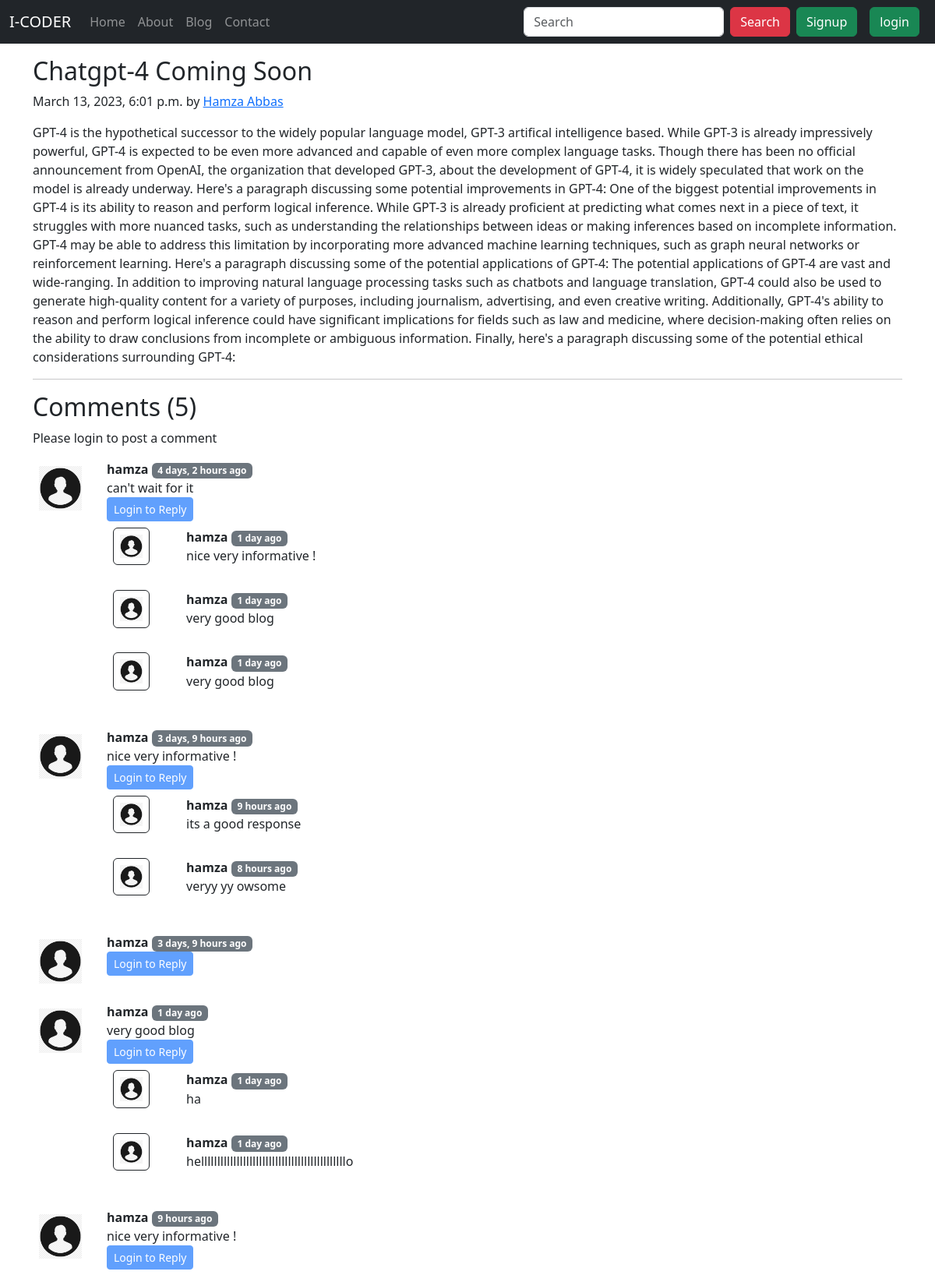
Page /blog/Chapgpt4 on the committed database.
### blog/models.py (models this page shows, shortened)
class Post(models.Model):
    sno=models.AutoField(primary_key=True)
    title=models.CharField(max_length=255)
    author=models.CharField(max_length=14)
    slug=models.CharField(max_length=130)
    timeStamp=models.DateTimeField(blank=True)
    content=models.TextField()

class BlogComment(models.Model):
    sno = models.AutoField(primary_key=True)
    comment = models.TextField()
    user = models.ForeignKey(User,on_delete=models.CASCADE)
    post = models.ForeignKey(Post,on_delete=models.CASCADE)
    parent = models.ForeignKey('self',on_delete=models.CASCADE,null=True)
    timestamp = models.DateTimeField(default=now)

### blog/views.py (the view)
def blogPost(request,slug):
    post = Post.objects.filter(slug=slug).first()
    comment = BlogComment.objects.filter(post=post ,parent=None)
    replies = BlogComment.objects.filter(post=post).exclude(parent=None)
    replyDict ={}
    for reply in replies:
        if reply.parent.sno not in replyDict.keys():
              replyDict[reply.parent.sno] = [reply]
        else:
         replyDict[reply.parent.sno].append(reply)
    contex = {"post":post,'comment':comment,'user':request.user,'replyDict': replyDict}
    print(request)
    return render (request,"blog/blogPost.html",contex)

### blog/templatetags/extras.py (called while the page is built)
@register.filter(name='get_val')
def get_val(dict, key):
    return dict.get(key)

### templates/blog/blogPost.html (shortened to what this page needs)
{% extends 'base.html' %}
{% block body %}
{% load humanize%}
{% load extras %}
<div class="container my-3">
  <div class="blog-post">
    <h2 class="blog-post-title">{{post.title}}</h2>
    <p class="blog-post-meta">{{post.timeStamp}} by <a href="#">{{post.author}}</a></p>
    <p>{{post.content}}</p>
    <hr>
  </div>
</div>
<div class="container">
  <h2> Comments ({{comment.count}})</h2>
  <div class="my-2">
    {% if user.is_authenticated %}
    <form action="/blog/postComment" method="post">
      {% csrf_token %}
      <div class="form-group">
        <label for="exampleInputEmail1">Post Comment </label>
        <input type="text" class="form-control" name="comment" placeholder="Enter comment here">
      </div>
      <input type="hidden" name="postSno" value="{{post.sno}}">
      <input type="hidden" name="parentSno" value="">
      <button type="submit" class="btn btn-primary">Submit</button>
    </form>
    {% else %}
    <p> Please login to post a comment </p>
    {% endif %}
  </div>
  {% for comment in comment %}
  <div class="row my-3">
    <div class="col-md-1  ">
      <img class="rounded mx-auto d-block w-100 p-2" src="/static/img/user.png" alt="user">
    </div>
    <div class="col-md-11 ">
      <b>{{comment.user.username}}</b> <span class="badge badge-secondary ">{{comment.timestamp| naturaltime}}</span>
      <div> {{comment.comment}} </div>
      <div class="replay mx-0">
        {% if user.is_authenticated %}
        <button class="btn btn-sm btn-primary" type="button" data-toggle="collapse" data-target="#replyBox{{comment.sno}}" aria-expanded="false" aria-controls="replyBox{{comment.sno}}">
          Reply
      </button>
      <div class="collapse" id="replyBox{{comment.sno}}">
          <div class="card card-body my-2">
              <form action="/blog/postComment" method="post">
                  {% csrf_token %}
                  <div class="form-group">
                      <label for="comment">Post a reply </label>
                      <input type="text" class="form-control" name="comment" placeholder="Enter comment here">
                      <input type="hidden" name="parentSno" value="{{comment.sno}}">
                  </div>
                  <input type="hidden" name="postSno" value="{{post.sno}}">
                  <button type="submit" class="btn btn-primary">Submit</button>
              </form>
          </div>
      </div>
      {% else %}
      <button class="btn btn-sm btn-primary" type="button" data-toggle="collapse" data-target="#replyBox{{comment.sno}}" aria-expanded="false" aria-controls="replyBox{{comment.sno}}" disabled>
        Login to Reply
    </button><br>
      {% endif %}
      <div class ="replies mx-0">
        {% for reply in replyDict|get_val:comment.sno %}
        <div class="row my-2">
          <div class="col-md-1 ">
              <img class="rounded mx-auto d-block w-75  border border-dark p-2" src="/static/img/user.png" alt="user">
          </div>
          <div class="col-md-11">
              <div class="col-md-11 ">
                  <b> {{reply.user.username}} </b> <span class="badge badge-secondary ">{{reply.timestamp| naturaltime}}</span>
                  <div>{{reply.comment}}</div>
              </div>
              <br>
          </div>
      </div>
        {% endfor %}
      </div>
      </div>
    </div>
  </div>
  {% endfor %}
  {% endblock body %}

### templates/base.html (shortened to what this page needs)
<!doctype html>
<html lang="en">
<head>
  <link rel="stylesheet" href="https://cdn.jsdelivr.net/npm/bootstrap@4.0.0/dist/css/bootstrap.min.css"
>
  <link rel="stylesheet" href="https://cdn.jsdelivr.net/npm/bootstrap@4.0.0/dist/css/bootstrap.min.css"
>
  <link href="https://cdn.jsdelivr.net/npm/bootstrap@5.3.0-alpha1/dist/css/bootstrap.min.css" rel="stylesheet"
>
</head>
<div>
  <nav class="navbar navbar-expand-lg navbar-dark bg-dark">
    <div class="container-fluid">
      <a class="navbar-brand" href="/">I-CODER</a>
      <div class="collapse navbar-collapse" id="navbarSupportedContent">
        <ul class="navbar-nav me-auto mb-2 mb-lg-0">
          <li class="nav-item">
            <a class="nav-link {% block homeactive %} {% endblock homeactive %}" aria-current="page" href="/">Home</a>
          </li>
          <li class="nav-item ">
            <a class="nav-link {% block aboutactive %} {% endblock aboutactive %}" href="/about">About</a>
          </li>
          <li class="nav-item ">
            <a class="nav-link {% block blogactive %} {% endblock blogactive %}" href="/blog">Blog</a>
          </li>
          <li class="nav-item ">
            <a class="nav-link {% block contactactive %} {% endblock contactactive %}" href="/contact">Contact</a>
          </li>
        </ul>
        <form method="get" action="/search" class="d-flex" role="search">
          <input class="form-control me-2" type="search" placeholder="Search" aria-label="Search" name="query"
            id="query">
          <button class="btn btn-danger" type="submit">Search</button>
        </form>
      </div>
      {% if user.is_authenticated %} {% csrf_token %}
      <ul class="navbar-nav mr-2">
        <li class="nav-item dropdown">
          <a class="nav-link dropdown-toggle" href='#' id="navbarDropdown" role="button" data-toggle="dropdown"> Welcome
            {{request.user}}</a>
          <div class="dropdown-menu" aria-labelledby="navbarDropdown">
            <a class="dropdown-item" href="/logout">Logout</a>
          </div>
        </li>
      </ul>
    </div>
    {% else %}
    <button type="button" class="btn btn-success mx-2" data-toggle="modal" data-target="#signupModal">
      Signup
    </button>
    <button type="button" class="btn btn-success mx-2" data-toggle="modal" data-target="#loginModal">
      login
      {% endif %}
</div>
</nav>
{% block body %}
{% endblock body %}
</body>
</html>

### rows in the picture
Post: title "Chatgpt-4 Coming Soon", timeStamp "March 13, 2023, 6:01 p.m.", author "Hamza Abbas", content "GPT-4 is the hypothetical successor to the widely popular language model, GPT-3 artifical intelligence based. While GPT-3 is already impressively powerful, GPT-4 is expected to be even more advanced and capable of even more complex language tasks. Though there has been no official announcement from OpenAI, the organization that developed GPT-3, about the development of GPT-4, it is widely speculated that work on the model is already underway. Here's a paragraph discussing some potential improvements in GPT-4: One of the biggest potential improvements in GPT-4 is its ability to reason and perform logical inference. While GPT-3 is already proficient at predicting what comes next in a piece of…"
BlogComment: user.username "hamza", timestamp "4 days, 2 hours ago", comment "can't wait for it"
BlogComment: user.username "hamza", timestamp "1 day ago", comment "nice very informative !"
BlogComment: user.username "hamza", timestamp "1 day ago", comment "very good blog"
BlogComment: user.username "hamza", timestamp "1 day ago", comment "very good blog"
BlogComment: user.username "hamza", timestamp "3 days, 9 hours ago", comment "nice very informative !"
BlogComment: user.username "hamza", timestamp "9 hours ago", comment "its a good response"
BlogComment: user.username "hamza", timestamp "8 hours ago", comment "veryy yy owsome"
BlogComment: user.username "hamza", timestamp "3 days, 9 hours ago"
BlogComment: user.username "hamza", timestamp "1 day ago", comment "very good blog"
BlogComment: user.username "hamza", timestamp "1 day ago", comment "ha"
BlogComment: user.username "hamza", timestamp "1 day ago", comment "helllllllllllllllllllllllllllllllllllllllllllllo"
BlogComment: user.username "hamza", timestamp "9 hours ago", comment "nice very informative !"

### other values in the picture
{{ comment.count }} "5"
